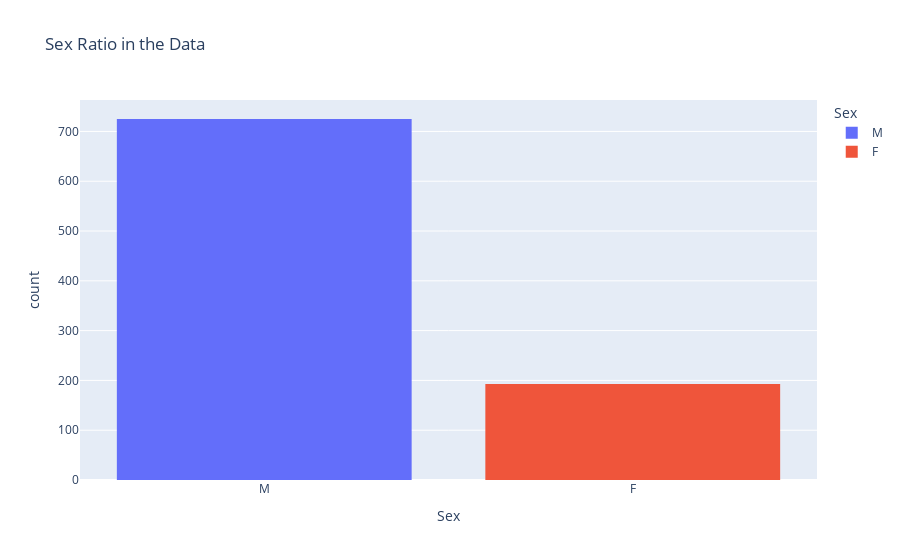

The cell this chart's notebook holds for it:
### Code cell
fig=px.histogram(data,
                 x="Sex",
                 color="Sex",
                 hover_data=data.columns,
                 title="Sex Ratio in the Data")
fig.show()

### Figure 1 — Plotly figure (JSON) as saved in the notebook; plotly's stock layout.template omitted (floating-point values rounded to 4 significant figures; data arrays with more than 128 entries replaced by an {"elided": "..."} marker saying what was removed)
{"data": [{"alignmentgroup": "True", "bingroup": "x", "hovertemplate": "Sex=%{x}<br>count=%{y}<extra></extra>", "legendgroup": "M", "marker": {"color": "#636efa", "pattern": {"shape": ""}}, "name": "M", "offsetgroup": "M", "orientation": "v", "showlegend": true, "type": "histogram", "x": {"elided": "725 str values"}, "xaxis": "x", "yaxis": "y"}, {"alignmentgroup": "True", "bingroup": "x", "hovertemplate": "Sex=%{x}<br>count=%{y}<extra></extra>", "legendgroup": "F", "marker": {"color": "#EF553B", "pattern": {"shape": ""}}, "name": "F", "offsetgroup": "F", "orientation": "v", "showlegend": true, "type": "histogram", "x": {"elided": "193 str values"}, "xaxis": "x", "yaxis": "y"}], "layout": {"barmode": "relative", "legend": {"title": {"text": "Sex"}, "tracegroupgap": 0}, "title": {"text": "Sex Ratio in the Data"}, "xaxis": {"anchor": "y", "categoryarray": ["M", "F"], "categoryorder": "array", "domain": [0, 1], "title": {"text": "Sex"}}, "yaxis": {"anchor": "x", "domain": [0, 1], "title": {"text": "count"}}}}
